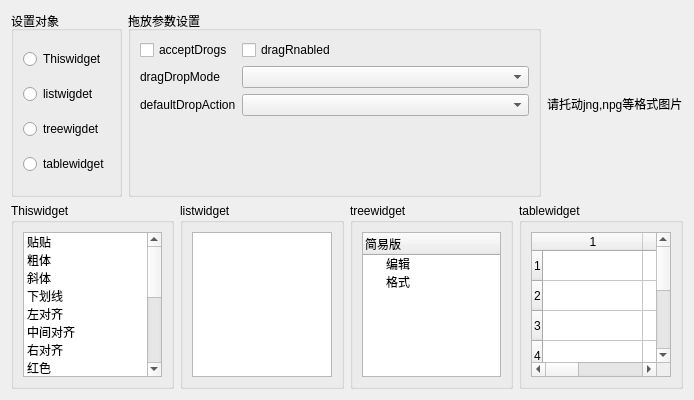
<?xml version="1.0" encoding="UTF-8"?>
<ui version="4.0">
 <class>Widget</class>
 <widget class="QWidget" name="Widget">
  <property name="geometry">
   <rect>
    <x>0</x>
    <y>0</y>
    <width>651</width>
    <height>400</height>
   </rect>
  </property>
  <property name="windowTitle">
   <string>Widget</string>
  </property>
  <layout class="QVBoxLayout" name="verticalLayout_3" stretch="0">
   <item>
    <layout class="QVBoxLayout" name="verticalLayout_2" stretch="5,5">
     <item>
      <layout class="QHBoxLayout" name="horizontalLayout" stretch="1,2,2">
       <item>
        <widget class="QGroupBox" name="groupBox">
         <property name="title">
          <string>设置对象</string>
         </property>
         <layout class="QVBoxLayout" name="verticalLayout">
          <item>
           <widget class="QRadioButton" name="radioButton">
            <property name="text">
             <string>Thiswidget</string>
            </property>
           </widget>
          </item>
          <item>
           <widget class="QRadioButton" name="radioButton_4">
            <property name="text">
             <string>listwigdet</string>
            </property>
           </widget>
          </item>
          <item>
           <widget class="QRadioButton" name="radioButton_2">
            <property name="text">
             <string>treewigdet</string>
            </property>
           </widget>
          </item>
          <item>
           <widget class="QRadioButton" name="radioButton_3">
            <property name="text">
             <string>tablewidget</string>
            </property>
           </widget>
          </item>
         </layout>
        </widget>
       </item>
       <item>
        <widget class="QGroupBox" name="groupBox_2">
         <property name="title">
          <string>拖放参数设置</string>
         </property>
         <layout class="QFormLayout" name="formLayout">
          <item row="0" column="0">
           <widget class="QCheckBox" name="checkBox">
            <property name="text">
             <string>acceptDrogs</string>
            </property>
            <property name="checked">
             <bool>false</bool>
            </property>
           </widget>
          </item>
          <item row="0" column="1">
           <widget class="QCheckBox" name="checkBox_2">
            <property name="text">
             <string>dragRnabled</string>
            </property>
           </widget>
          </item>
          <item row="1" column="0">
           <widget class="QLabel" name="label">
            <property name="text">
             <string>dragDropMode</string>
            </property>
           </widget>
          </item>
          <item row="1" column="1">
           <widget class="QComboBox" name="comboBox">
            <property name="editable">
             <bool>false</bool>
            </property>
            <property name="currentIndex">
             <number>-1</number>
            </property>
            <item>
             <property name="text">
              <string>NoDragDrop(不支持拖放：0)</string>
             </property>
            </item>
            <item>
             <property name="text">
              <string>DragOnly  （只支持拖起：1）</string>
             </property>
            </item>
            <item>
             <property name="text">
              <string>DropOnly  （只支持放置操作 2）</string>
             </property>
            </item>
            <item>
             <property name="text">
              <string>DragDrop  （支持拖放操作：3）</string>
             </property>
            </item>
            <item>
             <property name="text">
              <string>InternalMove （只支持自己内部移动操作： 4）</string>
             </property>
            </item>
           </widget>
          </item>
          <item row="2" column="0">
           <widget class="QLabel" name="label_2">
            <property name="text">
             <string>defaultDropAction</string>
            </property>
           </widget>
          </item>
          <item row="2" column="1">
           <widget class="QComboBox" name="comboBox_2">
            <property name="currentIndex">
             <number>-1</number>
            </property>
            <item>
             <property name="text">
              <string>CopyAction （复制数据 1）</string>
             </property>
            </item>
            <item>
             <property name="text">
              <string>MoveAction  （移动数据(非复制) 2)</string>
             </property>
            </item>
            <item>
             <property name="text">
              <string>LinkAction  （建立原本数据和目标的内存连接 4）</string>
             </property>
            </item>
            <item>
             <property name="text">
              <string>ActionMask  （FF）</string>
             </property>
            </item>
            <item>
             <property name="text">
              <string>IgnoreAction (无视操作 0)</string>
             </property>
            </item>
            <item>
             <property name="text">
              <string>TargetMoveAction  （查文档）</string>
             </property>
            </item>
           </widget>
          </item>
         </layout>
        </widget>
       </item>
       <item>
        <widget class="QLabel" name="label_3">
         <property name="text">
          <string>请托动jng,npg等格式图片</string>
         </property>
         <property name="textFormat">
          <enum>Qt::TextFormat::AutoText</enum>
         </property>
        </widget>
       </item>
      </layout>
     </item>
     <item>
      <layout class="QHBoxLayout" name="horizontalLayout_2">
       <item>
        <widget class="QGroupBox" name="groupBox_3">
         <property name="title">
          <string>Thiswidget</string>
         </property>
         <layout class="QVBoxLayout" name="verticalLayout_4">
          <item>
           <widget class="QListWidget" name="listWidget">
            <item>
             <property name="text">
              <string>贴贴</string>
             </property>
             <property name="icon">
              <iconset theme="QIcon::ThemeIcon::EditCopy"/>
             </property>
            </item>
            <item>
             <property name="text">
              <string>粗体</string>
             </property>
             <property name="icon">
              <iconset theme="QIcon::ThemeIcon::FormatTextBold"/>
             </property>
            </item>
            <item>
             <property name="text">
              <string>斜体</string>
             </property>
             <property name="icon">
              <iconset theme="QIcon::ThemeIcon::FormatTextItalic"/>
             </property>
            </item>
            <item>
             <property name="text">
              <string>下划线</string>
             </property>
             <property name="icon">
              <iconset theme="QIcon::ThemeIcon::FormatTextUnderline"/>
             </property>
            </item>
            <item>
             <property name="text">
              <string>左对齐</string>
             </property>
             <property name="icon">
              <iconset theme="QIcon::ThemeIcon::FormatJustifyLeft"/>
             </property>
            </item>
            <item>
             <property name="text">
              <string>中间对齐</string>
             </property>
             <property name="icon">
              <iconset theme="QIcon::ThemeIcon::FormatJustifyCenter"/>
             </property>
            </item>
            <item>
             <property name="text">
              <string>右对齐</string>
             </property>
             <property name="icon">
              <iconset theme="QIcon::ThemeIcon::FormatJustifyRight"/>
             </property>
            </item>
            <item>
             <property name="text">
              <string>红色</string>
             </property>
             <property name="icon">
              <iconset resource="qrc.qrc">
               <normaloff>:/qrc/红.png</normaloff>:/qrc/红.png</iconset>
             </property>
            </item>
            <item>
             <property name="text">
              <string>绿色</string>
             </property>
             <property name="icon">
              <iconset resource="qrc.qrc">
               <normaloff>:/qrc/绿.png</normaloff>:/qrc/绿.png</iconset>
             </property>
            </item>
            <item>
             <property name="text">
              <string>蓝色</string>
             </property>
             <property name="icon">
              <iconset resource="qrc.qrc">
               <normaloff>:/qrc/蓝.png</normaloff>:/qrc/蓝.png</iconset>
             </property>
            </item>
            <item>
             <property name="text">
              <string>黄色</string>
             </property>
             <property name="icon">
              <iconset resource="qrc.qrc">
               <normaloff>:/qrc/黄.png</normaloff>:/qrc/黄.png</iconset>
             </property>
            </item>
            <item>
             <property name="text">
              <string>紫色</string>
             </property>
             <property name="icon">
              <iconset resource="qrc.qrc">
               <normaloff>:/qrc/紫.png</normaloff>:/qrc/紫.png</iconset>
             </property>
            </item>
            <item>
             <property name="text">
              <string>复制</string>
             </property>
             <property name="icon">
              <iconset theme="QIcon::ThemeIcon::EditPaste"/>
             </property>
            </item>
            <item>
             <property name="text">
              <string>剪切</string>
             </property>
             <property name="icon">
              <iconset theme="QIcon::ThemeIcon::EditCut"/>
             </property>
            </item>
            <item>
             <property name="text">
              <string>编辑</string>
             </property>
            </item>
            <item>
             <property name="text">
              <string>格式</string>
             </property>
            </item>
           </widget>
          </item>
         </layout>
        </widget>
       </item>
       <item>
        <widget class="QGroupBox" name="groupBox_4">
         <property name="title">
          <string>listwidget</string>
         </property>
         <layout class="QVBoxLayout" name="verticalLayout_5">
          <item>
           <widget class="QListWidget" name="listWidget_2"/>
          </item>
         </layout>
        </widget>
       </item>
       <item>
        <widget class="QGroupBox" name="groupBox_5">
         <property name="title">
          <string>treewidget</string>
         </property>
         <layout class="QVBoxLayout" name="verticalLayout_6">
          <item>
           <widget class="QTreeWidget" name="treeWidget">
            <column>
             <property name="text">
              <string>简易版</string>
             </property>
            </column>
            <item>
             <property name="text">
              <string>编辑</string>
             </property>
            </item>
            <item>
             <property name="text">
              <string>格式</string>
             </property>
            </item>
           </widget>
          </item>
         </layout>
        </widget>
       </item>
       <item>
        <widget class="QGroupBox" name="groupBox_6">
         <property name="title">
          <string>tablewidget</string>
         </property>
         <layout class="QVBoxLayout" name="verticalLayout_7">
          <item>
           <widget class="QTableWidget" name="tableWidget">
            <row/>
            <row/>
            <row/>
            <row/>
            <row/>
            <row/>
            <row/>
            <column/>
            <column/>
            <column/>
           </widget>
          </item>
         </layout>
        </widget>
       </item>
      </layout>
     </item>
    </layout>
   </item>
  </layout>
  <action name="asdad">
   <property name="text">
    <string>dad</string>
   </property>
   <property name="toolTip">
    <string>asdas</string>
   </property>
   <property name="menuRole">
    <enum>QAction::MenuRole::NoRole</enum>
   </property>
  </action>
 </widget>
 <resources>
  <include location="qrc.qrc"/>
 </resources>
 <connections/>
</ui>
